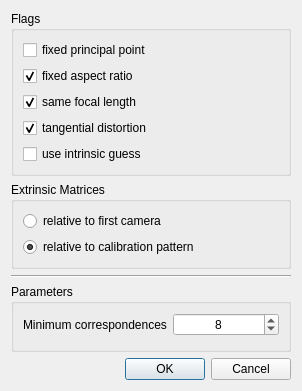
<?xml version="1.0" encoding="UTF-8"?>
<ui version="4.0">
 <class>OpenCVStereoCalibration</class>
 <widget class="QDialog" name="OpenCVStereoCalibration">
  <property name="geometry">
   <rect>
    <x>0</x>
    <y>0</y>
    <width>302</width>
    <height>391</height>
   </rect>
  </property>
  <property name="sizePolicy">
   <sizepolicy hsizetype="Minimum" vsizetype="Minimum">
    <horstretch>0</horstretch>
    <verstretch>0</verstretch>
   </sizepolicy>
  </property>
  <property name="windowTitle">
   <string>OpenCV Stereo Calibration Settings</string>
  </property>
  <layout class="QVBoxLayout" name="verticalLayout">
   <item>
    <widget class="QGroupBox" name="groupBox">
     <property name="title">
      <string>Flags</string>
     </property>
     <layout class="QVBoxLayout" name="verticalLayout_2">
      <item>
       <widget class="QCheckBox" name="fixed_principal_point">
        <property name="toolTip">
         <string>The principal point is not changed during the global optimization, it stays at the center</string>
        </property>
        <property name="text">
         <string>fixed principal point</string>
        </property>
        <property name="checkable">
         <bool>true</bool>
        </property>
        <property name="checked">
         <bool>false</bool>
        </property>
       </widget>
      </item>
      <item>
       <widget class="QCheckBox" name="fixed_aspect_ratio">
        <property name="toolTip">
         <string>The function considers only fy as a free parameter, the ratio fx/fy is computed and used further</string>
        </property>
        <property name="text">
         <string>fixed aspect ratio</string>
        </property>
        <property name="checked">
         <bool>true</bool>
        </property>
       </widget>
      </item>
      <item>
       <widget class="QCheckBox" name="same_focal_length">
        <property name="toolTip">
         <string>Enforces fx1 = fx2 and fy1 = fy2</string>
        </property>
        <property name="text">
         <string>same focal length</string>
        </property>
        <property name="checked">
         <bool>true</bool>
        </property>
       </widget>
      </item>
      <item>
       <widget class="QCheckBox" name="tangential_distortion">
        <property name="toolTip">
         <string>Set and keep tangential distortion coefficients (p1, p2) to zero?</string>
        </property>
        <property name="text">
         <string>tangential distortion</string>
        </property>
        <property name="checked">
         <bool>true</bool>
        </property>
       </widget>
      </item>
      <item>
       <widget class="QCheckBox" name="intrinsic_guess">
        <property name="toolTip">
         <string>cameraMatrix contains valid initial values of
fx, fy, cx, cy that are optimized further.
</string>
        </property>
        <property name="text">
         <string>use intrinsic guess</string>
        </property>
       </widget>
      </item>
     </layout>
    </widget>
   </item>
   <item>
    <widget class="QGroupBox" name="groupBox_2">
     <property name="title">
      <string>Extrinsic Matrices</string>
     </property>
     <layout class="QVBoxLayout" name="verticalLayout_3">
      <item>
       <widget class="QRadioButton" name="relative_to_cam1">
        <property name="text">
         <string>relative to first camera</string>
        </property>
       </widget>
      </item>
      <item>
       <widget class="QRadioButton" name="relative_to_pattern">
        <property name="text">
         <string>relative to calibration pattern</string>
        </property>
        <property name="checked">
         <bool>true</bool>
        </property>
       </widget>
      </item>
     </layout>
    </widget>
   </item>
   <item>
    <widget class="Line" name="line">
     <property name="orientation">
      <enum>Qt::Horizontal</enum>
     </property>
    </widget>
   </item>
   <item>
    <widget class="QGroupBox" name="groupBox_3">
     <property name="title">
      <string>Parameters</string>
     </property>
     <layout class="QFormLayout" name="formLayout">
      <item row="0" column="0">
       <widget class="QLabel" name="label">
        <property name="text">
         <string>Minimum correspondences</string>
        </property>
       </widget>
      </item>
      <item row="0" column="1">
       <widget class="QSpinBox" name="minCorrespondences">
        <property name="alignment">
         <set>Qt::AlignCenter</set>
        </property>
        <property name="minimum">
         <number>4</number>
        </property>
        <property name="maximum">
         <number>99999</number>
        </property>
        <property name="value">
         <number>8</number>
        </property>
       </widget>
      </item>
     </layout>
    </widget>
   </item>
   <item>
    <widget class="QDialogButtonBox" name="buttonBox">
     <property name="orientation">
      <enum>Qt::Horizontal</enum>
     </property>
     <property name="standardButtons">
      <set>QDialogButtonBox::Cancel|QDialogButtonBox::Ok</set>
     </property>
    </widget>
   </item>
  </layout>
 </widget>
 <resources/>
 <connections>
  <connection>
   <sender>buttonBox</sender>
   <signal>accepted()</signal>
   <receiver>OpenCVStereoCalibration</receiver>
   <slot>accept()</slot>
   <hints>
    <hint type="sourcelabel">
     <x>248</x>
     <y>254</y>
    </hint>
    <hint type="destinationlabel">
     <x>157</x>
     <y>274</y>
    </hint>
   </hints>
  </connection>
  <connection>
   <sender>buttonBox</sender>
   <signal>rejected()</signal>
   <receiver>OpenCVStereoCalibration</receiver>
   <slot>reject()</slot>
   <hints>
    <hint type="sourcelabel">
     <x>316</x>
     <y>260</y>
    </hint>
    <hint type="destinationlabel">
     <x>286</x>
     <y>274</y>
    </hint>
   </hints>
  </connection>
 </connections>
</ui>
